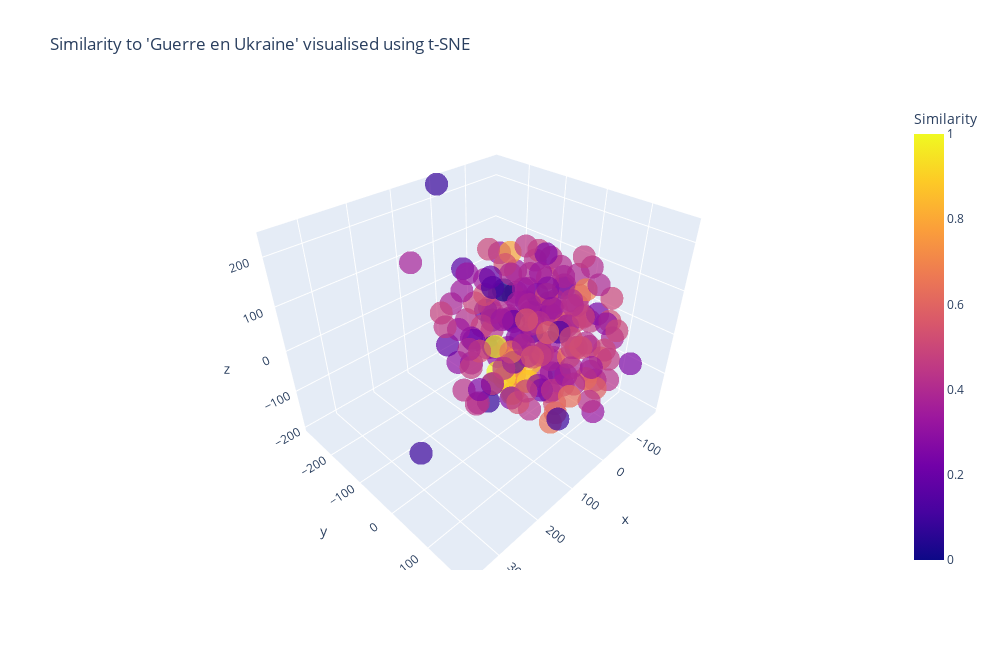

The notebook cell saved with this chart:
### Code cell
import plotly.express as px
from sklearn.manifold import TSNE

# Create a t-SNE model
tsne_model = TSNE(
    n_components = 3,
    perplexity = 15,
    random_state = 42,
    init = 'random',
    learning_rate = 200
)
tsne_embeddings = tsne_model.fit_transform(embedding_array)

# Create a DataFrame for visualisation
visualisation_data = pd.DataFrame(
    {'x': tsne_embeddings[:, 0],
     'y': tsne_embeddings[:, 1],
     'z': tsne_embeddings[:, 2],
     'title':df['title'],
     'Similarity': df['normalised'].round(3)}
)

# Create the scatter plot using Plotly Express
plot = px.scatter_3d(
    visualisation_data,
    x = 'x',
    y = 'y',
    z = 'z',
    color = 'Similarity',
    hover_name='title',
    #color_continuous_scale = 'rainbow',
    opacity = 0.7,
    title = f"Similarity to '{query}' visualised using t-SNE"
)

plot.update_layout(
    width = 1000,
    height = 650
)

# Show the plot
plot.show()

### Figure 1 — Plotly figure (JSON) as saved in the notebook; plotly's stock layout.template omitted (floating-point values rounded to 4 significant figures; data arrays with more than 128 entries replaced by an {"elided": "..."} marker saying what was removed)
{"data": [{"hovertemplate": "<b>%{hovertext}</b><br><br>x=%{x}<br>y=%{y}<br>z=%{z}<br>Similarity=%{marker.color}<extra></extra>", "hovertext": {"elided": "181 str values"}, "legendgroup": "", "marker": {"color": {"elided": "181 float values"}, "coloraxis": "coloraxis", "opacity": 0.7, "symbol": "circle"}, "mode": "markers", "name": "", "scene": "scene", "showlegend": false, "type": "scatter3d", "x": {"elided": "181 float values"}, "y": {"elided": "181 float values"}, "z": {"elided": "181 float values"}}], "layout": {"coloraxis": {"colorbar": {"title": {"text": "Similarity"}}, "colorscale": [[0, "#0d0887"], [0.1111, "#46039f"], [0.2222, "#7201a8"], [0.3333, "#9c179e"], [0.4444, "#bd3786"], [0.5556, "#d8576b"], [0.6667, "#ed7953"], [0.7778, "#fb9f3a"], [0.8889, "#fdca26"], [1, "#f0f921"]]}, "height": 650, "legend": {"tracegroupgap": 0}, "scene": {"domain": {"x": [0, 1], "y": [0, 1]}, "xaxis": {"title": {"text": "x"}}, "yaxis": {"title": {"text": "y"}}, "zaxis": {"title": {"text": "z"}}}, "title": {"text": "Similarity to 'Guerre en Ukraine' visualised using t-SNE"}, "width": 1000}}
